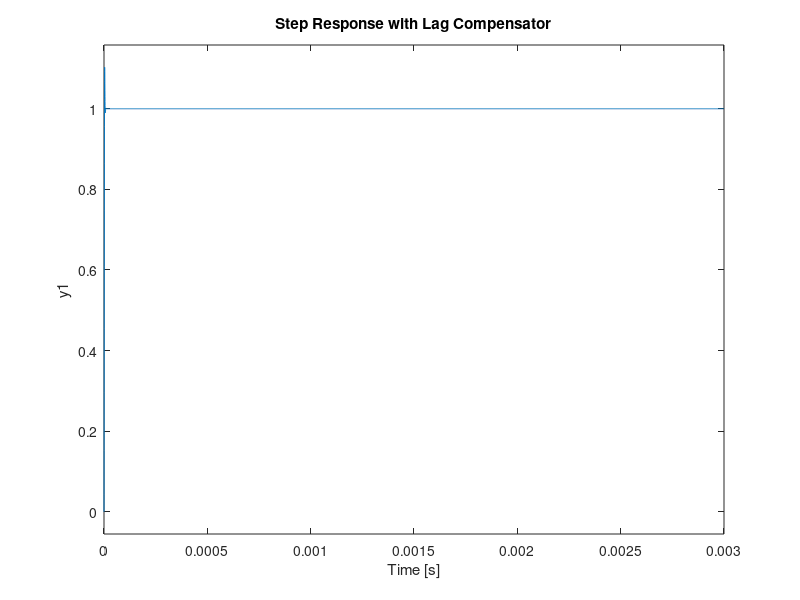

MATLAB code to generate this figure: (Note: this script raises an error after producing the figure.)
clear all;

%% Mencari Bode Plot dari Original Plant Sistem
J = 3.2284E-6;
b = 3.5077E-6;
K = 0.0274;
R = 4;
L = 2.75E-6;
s = tf('s');
P_motor = K/(s*((J*s+b)*(L*s+R)+K^2))
bode(P_motor);
grid
title('Bode Plot of the Original Plant')

%% Mencari Bode Plot dari Lag Compensator
z = 100;
k = 500;
C=tf(k*[1 z],[1])
bode(C)
grid
title('Bode Plot of the Lag Compensator')

%% Mencari Step Response dari Lag Compensator
sys_cl = feedback(C*P_motor,1);
t = 0:0.01:1;
step(sys_cl), grid
title('Step Response with Lag Compensator')

info = stepinfo(sys_cl)

%% Convert Transfer Function ke dalam bentuk State Space Model

motor_ss = ss(sys_cl)

%% Menyimpan nilai tersebut ke dalam matrix A,B,C,D

A = [-1.455e+06  -1.472e+06       -8982
    1.049e+06           0           0
    0             1.638e+04         0];
B = [1024 ; 0; 0];
C = [0   1437  8.772];
D = [0];

%% Mencari Contrabillity menggunakan nilai matrix pada state space

Qc_matrix = ctrb(A,B)
QC_rank = rank(Qc_matrix)
% QC rank = 3
% Maka, sistem tersebut Controllable karena memiliki Full Rank 3
